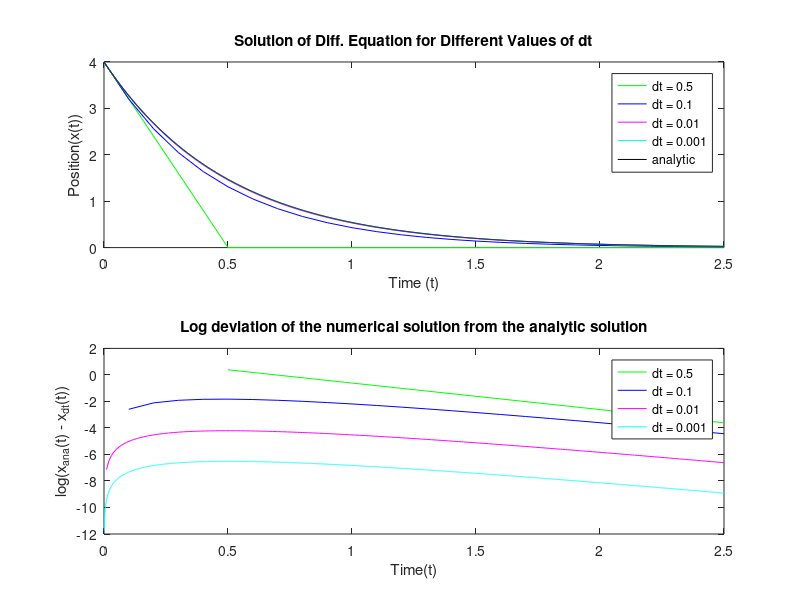

The MATLAB script that drew this image:
% Author: Sahil Raj
% Date: 02/08/2025
% Solution of Assignment 1 Problem 1
% Description: Compute the solution of 1d first
%              order ordinary differential equa
%              -tion numerically
% Equation:
%         x'(t) = -kx; where k is a positive constant


clc; clear all;

%% Function to compute the numerical solution of diff equation
%   x'(t) = -kx; for x(0) is given and k is a constant for 0 < t <= tmax
% Input:
%       dt: the time step
%       x0: initial value of position x(0)
%       k:  coefficient value
%       t_{max}: the maximum time for simulation
% Output:
%       t: time vector of the solution
%       res: solution vector x(t)
function [t, res] = solveEqn(dt, x0, k, tmax);
  t = (0:dt:tmax);
  N = length(t);
  res = zeros(1, N);

  for i = 1:N
    if i == 1
      res(i) = x0;
    else
      res(i) = res(i-1) * (1 - k * dt);
    endif
  endfor
endfunction


x0 = 4.0;
k = 2.0; % coefficient
tmax = 2.5;

subplot(2, 1, 1);
% Compute solution for dt = 0.5
[t1, res1] = solveEqn(0.5, x0, k, tmax);
plot(t1, res1, 'g-');
hold on;
% Compute solution for dt = 0.1
[t2, res2] = solveEqn(0.1, x0, k, tmax);
plot(t2, res2, 'b-');
% Compute solution for dt = 0.01
[t3, res3] = solveEqn(0.01, x0, k, tmax);
plot(t3, res3, 'm-');
% Compute solution for dt = 0.001
[t4, res4] = solveEqn(0.001, x0, k, tmax);
plot(t4, res4, 'c-');
% Compute the analytical solution
ares = x0 * exp(-k * t4);
plot(t4, ares, 'k-');
hold off;
legend(["dt = 0.5"; "dt = 0.1"; "dt = 0.01"; "dt = 0.001"; "analytic"]);
title("Solution of Diff. Equation for Different Values of dt");
ylabel("Position(x(t))");
xlabel("Time (t)");

subplot(2, 1, 2);
% Compute the deviation for dt = 0.5
errnum1 = x0 * exp(-k*t1) - res1;
plot(t1, log(errnum1), 'g-');
hold on;
% Compute the deviation for dt = 0.1
errnum2 = x0 * exp(-k*t2) - res2;
plot(t2, log(errnum2), 'b-');
% Compute the deviation for dt = 0.01
errnum3 = x0 * exp(-k*t3) - res3;
plot(t3, log(errnum3), 'm-');
% Compute the deviation for dt = 0.001
errnum4 = x0 * exp(-k*t4) - res4;
plot(t4, log(errnum4), 'c-');
hold off;
legend(["dt = 0.5"; "dt = 0.1"; "dt = 0.01"; "dt = 0.001"]);
title("Log deviation of the numerical solution from the analytic solution");
ylabel("log(x_{ana}(t) - x_{dt}(t))");
xlabel("Time(t)");
